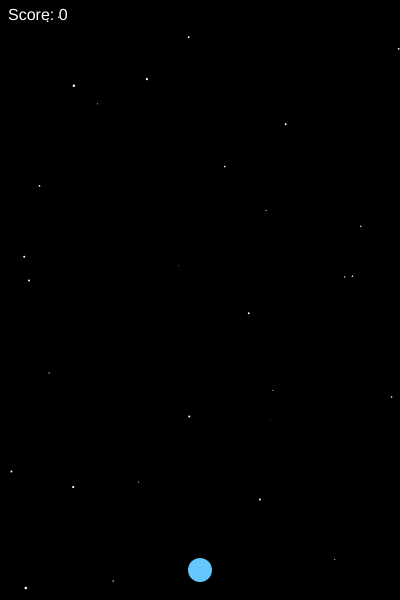
Frame 1 (no input)
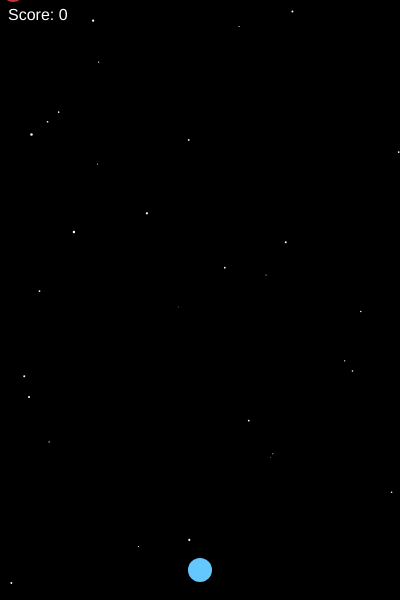
Frame 60 (no input)
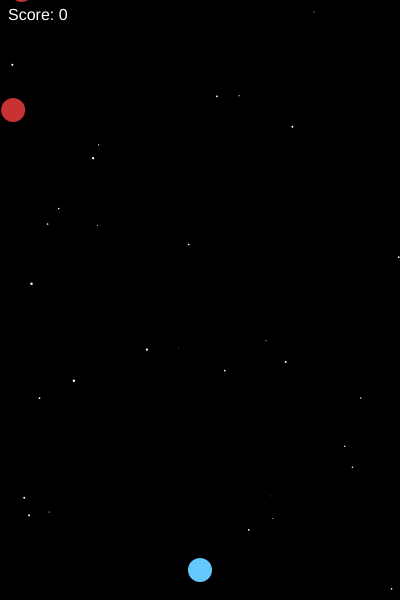
Frame 120 (the mouse pressed at the canvas centre since frame 60)

The p5.js sketch that drew these frames (run headless with seeded random() and noise() and a simulated clock; from frame 60 on, the mouse is pressed at the canvas centre):

// p5.js sketch
// ── sketch.js
let canvasW=400,canvasH=600;let player;let bullets=[];let enemies=[];let particles=[];let stars=[];let score=0;let gameOver=false;let spacePrev=false;let charging=false;let charge={r:4,max:36,grow:0.4};function setup(){createCanvas(canvasW,canvasH);player={x:canvasW/2,y:canvasH-30,r:12,speed:5};for(let i=0;i<30;i++){stars.push({x:random(0,canvasW),y:random(0,canvasH),s:random(0.5,2.5)})}}function draw(){background(0);noStroke();fill(255);for(let i=0;i<stars.length;i++){let s=stars[i];ellipse(s.x,s.y,s.s,s.s);s.y+=s.s;if(s.y>canvasH){s.y=0;s.x=random(0,canvasW)}}if(!gameOver){if(keyIsDown(LEFT_ARROW)){player.x-=player.speed}if(keyIsDown(RIGHT_ARROW)){player.x+=player.speed}if(player.x<player.r){player.x=player.r}if(player.x>canvasW-player.r){player.x=canvasW-player.r}if(keyIsDown(32)){if(!spacePrev){charging=true;charge.r=4}if(charging){charge.r+=charge.grow;if(charge.r>charge.max){charge.r=charge.max}}}else{if(spacePrev&&charging){let spd=12-(charge.r-4)*0.2;if(spd<4){spd=4}bullets.push({x:player.x,y:player.y-player.r-4,r:charge.r,spd:spd});charging=false}}spacePrev=keyIsDown(32);if(frameCount%60===0){enemies.push({x:random(12,canvasW-12),y:-12,r:12,spd:2})}}for(let i=bullets.length-1;i>=0;i--){let b=bullets[i];b.y-=b.spd;fill(255,240,0);ellipse(b.x,b.y,b.r*2,b.r*2);if(b.y<-b.r){bullets.splice(i,1)}}for(let i=enemies.length-1;i>=0;i--){let e=enemies[i];e.y+=e.spd;fill(200,50,50);ellipse(e.x,e.y,e.r*2,e.r*2);if(!gameOver){for(let j=bullets.length-1;j>=0;j--){let b=bullets[j];let d=dist(e.x,e.y,b.x,b.y);if(d<e.r+b.r){for(let k=0;k<5;k++){let ang=random(0,TWO_PI);let sp=random(1,3);particles.push({x:e.x,y:e.y,vx:cos(ang)*sp,vy:sin(ang)*sp,r:3,life:20})}enemies.splice(i,1);bullets.splice(j,1);score+=10;break}}}if(e.y>canvasH+e.r){enemies.splice(i,1)}else{let dpl=dist(e.x,e.y,player.x,player.y);if(dpl<e.r+player.r){gameOver=true}}}for(let i=particles.length-1;i>=0;i--){let p=particles[i];p.x+=p.vx;p.y+=p.vy;p.life--;fill(255,150,0,map(p.life,0,20,0,255));ellipse(p.x,p.y,p.r*2,p.r*2);if(p.life<=0){particles.splice(i,1)}}fill(100,200,255);ellipse(player.x,player.y,player.r*2,player.r*2);if(charging){fill(255,200,50,180);ellipse(player.x,player.y-player.r-8,charge.r*2,charge.r*2)}fill(255);textSize(16);textAlign(LEFT,TOP);text('Score: '+score,8,8);if(gameOver){textSize(36);textAlign(CENTER,CENTER);text('GAME OVER',canvasW/2,canvasH/2)}}
